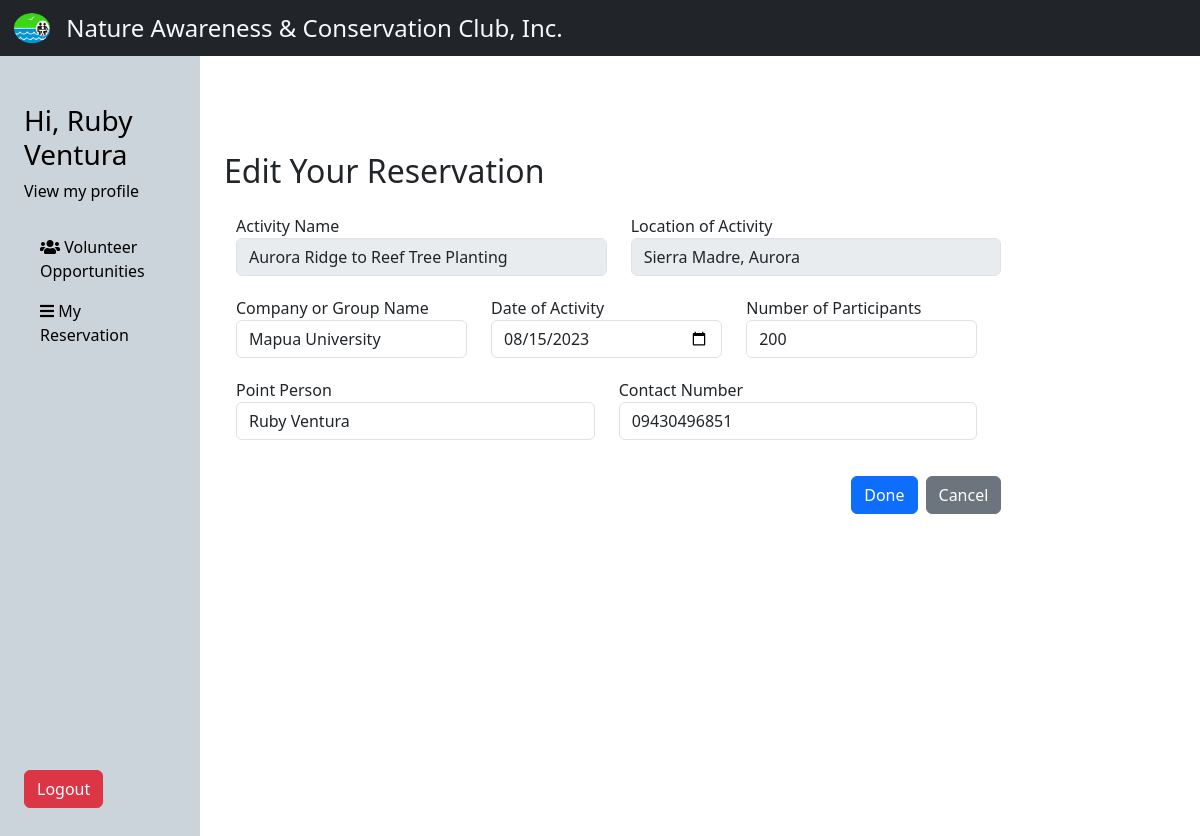
Screenshot of /clientreservation_edit.php?id=4 (signed in) with the database file from the repository.
### tables this page shows
CREATE TABLE `program` (
  `id` int(11) NOT NULL,
  `name` varchar(50) NOT NULL,
  `location` varchar(50) NOT NULL,
  `description` text NOT NULL,
  `start_date` date NOT NULL,
  `end_date` date NOT NULL,
  `admin_id` int(11) NOT NULL
);

CREATE TABLE `volunteer` (
  `id` int(11) NOT NULL,
  `name` varchar(50) NOT NULL,
  `location` varchar(50) NOT NULL,
  `date` date NOT NULL,
  `participants` int(11) NOT NULL,
  `person` varchar(50) NOT NULL,
  `contact_num` varchar(12) NOT NULL,
  `status` varchar(12) NOT NULL DEFAULT 'PROCESSING',
  `user_id` int(11) NOT NULL,
  `prog_id` int(11) NOT NULL
);

### clientreservation_edit.php (the view, shortened to what this page needs)
<?php
require_once "config.php";
$id = $_SESSION['id'];
$result = mysqli_query($conn,"SELECT * from `volunteer` WHERE `id` = '$id'");
$row = mysqli_fetch_assoc($result);
$name = $row['name'];
$date = $row['date'];
$participants = $row['participants'];
$person = $row['person'];
$contact_num = $row['contact_num'];
$prog_id = $row['prog_id'];
$result = mysqli_query($conn,"SELECT * from `program` WHERE `id` = '$prog_id'");
$row = mysqli_fetch_assoc($result);
$prog_name = $row['name'];
$prog_location  = $row['location'];
$name_err = $date_err = $participants_err = $person_err = $contact_num_err = null;
?>
<!DOCTYPE html>
<html lang="en">
<head>
        <?php include("panelheader.php")?>
        <div class="col-md-10">
            <div class="container mt-5 d-flex flex-column justify-content-center">
                <br> <br>
                <div class="row mb-3">
                    <div class="col">
                        <h2>Edit Your Reservation</h2>
                    </div>
                </div>
                <div class="row">
                    <div class="col-sm-10">
                    <div class="edit-form-container">
                      <form action="clientreservation_edit.php" method="post">
                        <div class="container">
                          <div class="row">
                            <div class="col">
                              <div class="form-group">
                                <label for="progName">Activity Name</label>
                                <input type="text" class="form-control" id="progName" name="prog_name" value="<?php echo $prog_name?>" disabled>
                              </div>
                            </div>
                            <div class="col">
                              <div class="form-group">
                                <label for="progLocation">Location of Activity</label>
                                <input type="text" class="form-control" id="progLocation" name="prog_location" value="<?php echo $prog_location?>" disabled>
                              </div>
                            </div>
                            <div class="row">
                              <div class="col-4">
                                <div class="form-group">
                                  <label for="name">Company or Group Name</label>
                                  <input type="text" class="form-control <?php echo (!empty($name_err)) ? 'is-invalid' : ''; ?>" id="name" name="name" value="<?php echo $name; ?>" >
                                </div>
                              </div>
                              <div class="col-4">
                                <div class="form-group">
                                  <label for="date">Date of Activity</label>
                                  <input type="date" class="form-control <?php echo (!empty($date_err)) ? 'is-invalid' : ''; ?>" id="date" name="date" value="<?php echo $date; ?>" >
                                </div>
                              </div>
                              <div class="col-4">
                                <div class="form-group">
                                  <label for="participants">Number of Participants</label>
                                  <input type="number" class="form-control <?php echo (!empty($participants_err)) ? 'is-invalid' : ''; ?>" id="participants" name="participants" value="<?php echo $participants; ?>" >
                                </div>
                              </div>
                            </div>
                            <div class="row">
                              <div class="col">
                                <div class="form-group">
                                  <label for="person">Point Person</label>
                                  <input type="text" class="form-control <?php echo (!empty($person_err)) ? 'is-invalid' : ''; ?>" id="person" name="person" value="<?php echo $person; ?>" >
                                </div>
                              </div>
                              <div class="col">
                                <div class="form-group">
                                  <label for="contactNum">Contact Number</label>
                                  <input type="text" class="form-control <?php echo (!empty($contact_num_err)) ? 'is-invalid' : ''; ?>" id="contactNum" name="contact_num" value="<?php echo $contact_num; ?>" >
                                </div>
                              </div>
                            </div>
                          </div>
                          <div class="form-group-submit mt-3 d-flex justify-content-end">
                            <input type="submit" class="btn btn-primary" name="submit" value="Done">
                            <a href="clientreservation.php"><button type="button" class="btn btn-secondary ms-2">Cancel</button></a>
                          </div>
                        </div>
                      </form>
                    </div>
                    </div>
                </div>
            </div>
        </div>
    </div>
    <?php include('panelfooter.php') ?>

### clientreservation_edit.php (style rules this page uses)
.form-group { margin-bottom:20px; }

### panelheader.php (style rules this page uses)
body { margin: 0; padding: 0; }

### rows the page displays
program: prog_name "Aurora Ridge to Reef Tree Planting", prog_location "Sierra Madre, Aurora"
volunteer: name "Mapua University", date "08/15/2023", participants "200", person "Ruby Ventura", contact_num "09430496851"

### other values shown
$_SESSION['username'] "Ruby Ventura"
